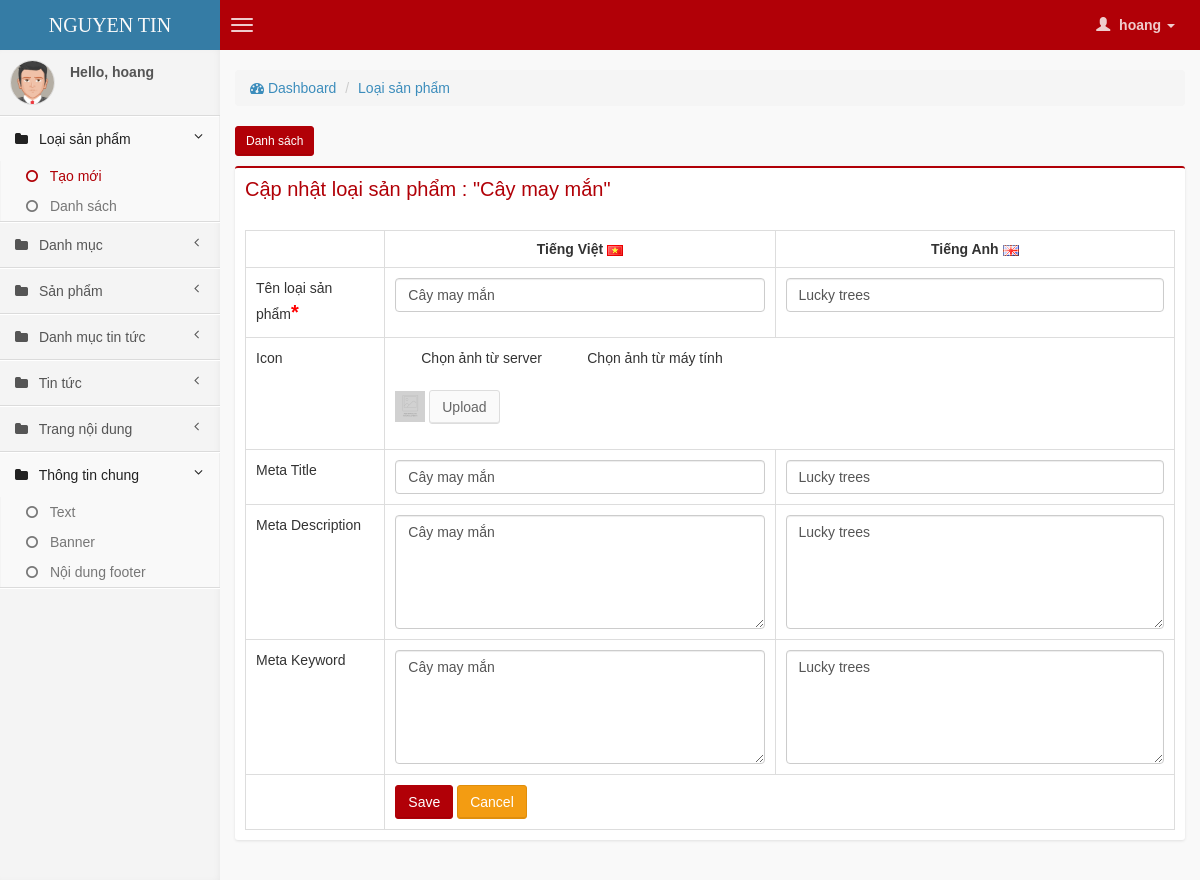
/backend/index.php?mod=cate-type&act=form&id=2 (signed in), run on the app's committed database.
### tables this page shows
CREATE TABLE IF NOT EXISTS `cate_type` (
  `id` int(11) NOT NULL AUTO_INCREMENT,
  `name_vi` varchar(255) NOT NULL,
  `name_en` varchar(255) NOT NULL,
  `alias_vi` varchar(255) NOT NULL,
  `alias_en` varchar(255) NOT NULL,
  `icon_url` varchar(255) NOT NULL,
  `display_order` int(11) NOT NULL,
  `meta_title_vi` varchar(255) NOT NULL,
  `meta_title_en` varchar(255) NOT NULL,
  `meta_description_vi` varchar(255) NOT NULL,
  `meta_description_en` varchar(255) NOT NULL,
  `meta_keyword_vi` varchar(255) NOT NULL,
  `meta_keyword_en` varchar(255) NOT NULL,
  `created_at` int(11) NOT NULL,
  `updated_at` int(11) NOT NULL,
  PRIMARY KEY (`id`)
);

### backend/model/Backend.php (called while the page is built, shortened)
<?php
class Backend {
    function getDetail($table, $id){
        $sql = "SELECT * FROM $table WHERE id = $id";
        $rs = mysql_query($sql);
        $row = mysql_fetch_assoc($rs);
        return $row;
    }
}
?>

### backend/view/cate-type/form.php (the view, shortened to what this page needs)
<?php
$id = 0;
if(isset($_GET['id'])){
    $id = (int) $_GET['id'];
    require_once "model/Backend.php";
    $model = new Backend;
    $detail = $model->getDetail("cate_type",$id);
}
?>
<div class="row">
    <div class="col-md-12">
        <section class="content-header">
          <ol class="breadcrumb">
            <li><a href="index.php"><i class="fa fa-dashboard"></i> Dashboard</a></li>
            <li><a href="index.php?mod=cate-type&act=list">Loại sản phẩm</a></li>
          </ol>
        </section>
        <button class="btn btn-primary btn-sm" onclick="location.href='index.php?mod=cate-type&act=list'">
            Danh sách
        </button>
        <div class="box box-primary">
            <div class="box-header">
                <h2 class="box-title" style="text-tranform:uppercase !important;color: #B10007">
                    <?php echo ($id > 0) ? "Cập nhật" : "Tạo mới" ?>  loại sản phẩm <?php echo ($id > 0) ? ': "'.$detail['name_vi'].'"' : ""; ?>
                </h2>
                <div class="clearfix"></div>
            </div>
            <div class="box-body">
            <form role="form" method="post" id="dataForm" action="controller/CateType.php"  enctype="multipart/form-data">
                <table class="table table-bordered">
                    <tr>
                        <th width="15%"></th>
                        <th width="42%" style="text-align:center">Tiếng Việt <img src="img/vn.png" /></th>
                        <th width="43%" style="text-align:center">Tiếng Anh <img src="img/en.png" /></th>
                    </tr>
                    <tr>
                        <td>Tên loại sản phẩm<span class="error">*</span></td>
                        <td>
                            <input aria-required="true" required="required" type="text" name="name_vi" id="name_vi" value="<?php if(isset($detail)) echo $detail['name_vi']; ?>" class="form-control">
                        </td>
                        <td>
                            <input aria-required="true" required="required" type="text" name="name_en" id="name_en" value="<?php if(isset($detail)) echo $detail['name_en']; ?>" class="form-control">
                        </td>
                    </tr>
                    <tr>
                        <td>Icon</td>
                        <td colspan="2">
                            <div class="form-group">
                            <input type="radio" id="choose_img_sv" name="choose_img" value="1" checked="checked"/> Chọn ảnh từ server
                            &nbsp;&nbsp;&nbsp;&nbsp;<input type="radio" id="choose_img_cp" name="choose_img" value="2" /> Chọn ảnh từ máy tính
                            <div id="from_sv">
                                <input type="hidden" name="image_url" id="image_url" class="form-control" value="<?php if(!empty($detail['icon_url'])) echo "../".$detail['icon_url']; ?>" /><br />
                                <?php if(!empty($detail['icon_url'])){ ?>
                                <img id="img_thumnails" src="../<?php echo $detail['icon_url']; ?>" width="30" />
                                <?php }else{ ?>
                                <img id="img_thumnails" src="static/img/no_image.jpg" width="30" />
                                <?php } ?>
                                <button class="btn btn-default " type="button" onclick="BrowseServer('Images:/','image_url')" >Upload</button>
                            </div>
                        </div>
                        </td>
                    </tr>
                    <tr>
                        <td>Meta Title</td>
                        <td>
                            <input type="text" name="meta_title_vi" id="meta_title_vi" value="<?php if(isset($detail)) echo $detail['meta_title_vi']; ?>" class="form-control">
                        </td>
                        <td>
                            <input type="text" name="meta_title_en" id="meta_title_en" value="<?php if(isset($detail)) echo $detail['meta_title_en']; ?>" class="form-control">
                        </td>
                    </tr>
                     <tr>
                        <td>Meta Description</td>
                        <td>
                            <textarea class="form-control" name="meta_description_vi" rows="5" id="meta_description_vi"><?php if(isset($detail)) echo $detail['meta_description_vi']; ?></textarea>
                        </td>
                        <td>
                            <textarea class="form-control" name="meta_description_en" rows="5" id="meta_description_en"><?php if(isset($detail)) echo $detail['meta_description_en']; ?></textarea>
                        </td>
                    </tr>
                    <tr>
                        <td>Meta Keyword</td>
                        <td>
                            <textarea class="form-control" name="meta_keyword_vi" rows="5" id="meta_keyword_vi"><?php if(isset($detail)) echo $detail['meta_keyword_vi']; ?></textarea>
                        </td>
                        <td>
                            <textarea class="form-control" name="meta_keyword_en" rows="5" id="meta_keyword_en"><?php if(isset($detail)) echo $detail['meta_keyword_en']; ?></textarea>
                        </td>
                    </tr>
                    <tr>
                        <td></td>
                        <td colspan="2">
                            <button class="btn btn-primary btnSave" type="submit">Save</button>
                            <button class="btn btn-warning" type="reset" onclick="location.href='index.php?mod=cate-type&act=list'">Cancel</button>
                        </td>
                    </tr>
                </table>
                </form>
        </div>
    </div>
</div>
</div>

### backend/view/cate-type/form.php (style rules this page uses)
.table td { padding: 10px !important; }

### data on the page
cate_type: name_vi "Cây may mắn", name_en "Lucky trees", meta_title_vi "Cây may mắn", meta_title_en "Lucky trees", meta_description_vi "Cây may mắn", meta_description_en "Lucky trees", meta_keyword_vi "Cây may mắn", meta_keyword_en "Lucky trees"

### other printed values
$_SESSION['email'] "hoang"
